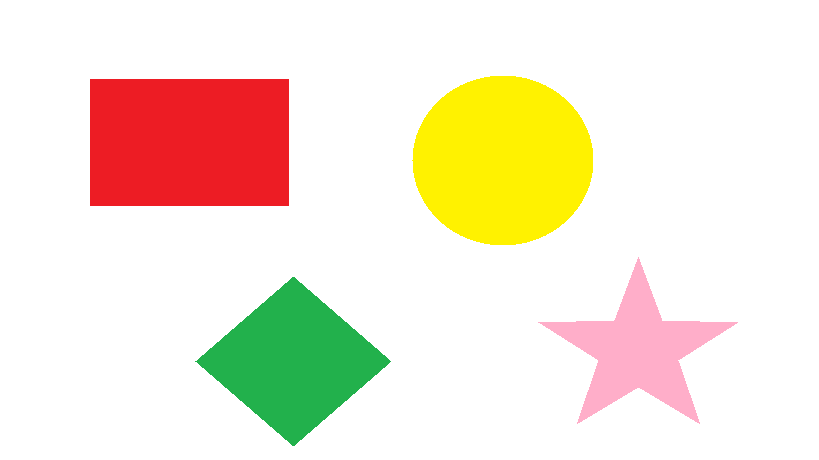
#> input picture shapes.png, 819 x 460 px
$ python shape_detection_using_opencv.py
#> lines starting #> are read from the running program, lines starting #| are printed output that depends on the picture; after the words box and inside, x2 and y2 are one past the last pixel; in counts of white or black regions, pixels touching at a corner belong together; long printed decimals are rounded
import cv2
import numpy as np

img = cv2.imread('shapes.png')
#> img is the input picture: shape (460, 819, 3); mean B, G, R 214.4, 233.1, 244
img_gray = cv2.cvtColor(img, cv2.COLOR_BGR2GRAY)
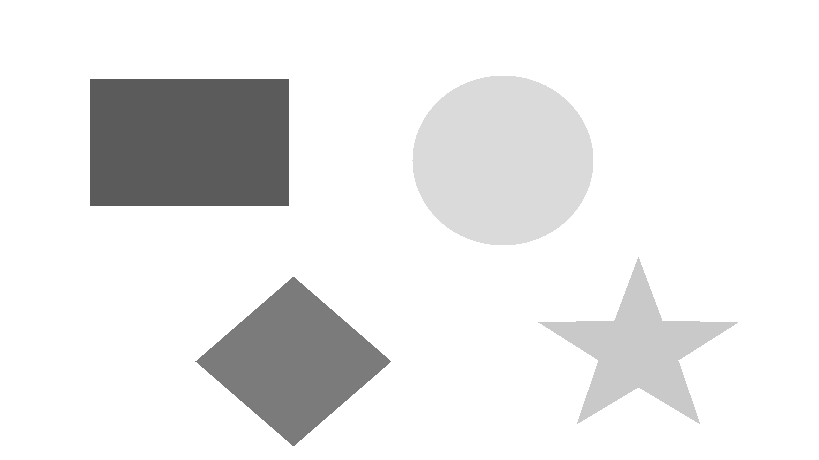
#> img_gray: shape (460, 819); min 91, max 255, mean 234.2
_, thresh = cv2.threshold(img_gray, 240, 255, cv2.THRESH_BINARY)
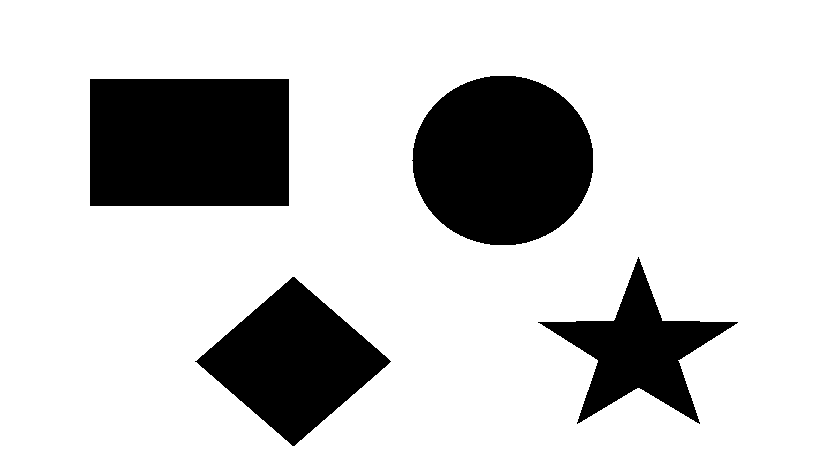
#> thresh: shape (460, 819); 79.5% white; 4 black regions
contours, _ = cv2.findContours(thresh, cv2.RETR_TREE, cv2.CHAIN_APPROX_NONE)
#> contours = 5 contours; box (x1, y1, x2, y2) and area: (0, 0, 819, 460) 375462, (89, 78, 290, 207) 25598, (411, 75, 594, 246) 24359, (194, 276, 392, 447) 16856, (537, 256, 739, 425) 11662

for contour in contours:
    approx = cv2.approxPolyDP(contour, epsilon=(0.01*cv2.arcLength(contour, closed=True)), closed=True)
    cv2.drawContours(img, [approx], 0, (0,0,0), 5)
    x = approx.ravel()[0]
    y = approx.ravel()[1]
    if len(approx)==3:
        cv2.putText(img, "Triangle", (x,y), cv2.FONT_HERSHEY_COMPLEX, 0.5, (0,0,0))
    elif len(approx)==4:
        x, y, w,h = cv2.boundingRect(approx)
        aspectRatio = float(w)/h
        print(aspectRatio)
        text = ""
        if aspectRatio >=0.95 and aspectRatio<=1.05:
            text = "Square"
        else: text = "Rectangle"
        cv2.putText(img, text, (x,y), cv2.FONT_HERSHEY_COMPLEX, 0.5, (0,0,0))
    elif len(approx)==5:
        cv2.putText(img, "Pentagon", (x,y), cv2.FONT_HERSHEY_COMPLEX, 0.5, (0,0,0))
    elif len(approx)==10:
        cv2.putText(img, "Star", (x,y), cv2.FONT_HERSHEY_COMPLEX, 0.5, (0,0,0))
    else:
        cv2.putText(img, "Circle", (x,y), cv2.FONT_HERSHEY_COMPLEX, 0.5, (0,0,0))
#> this loop made 5 passes
#> (approx, w, h, aspectRatio) on passes 1, 2, 4: ([[0, 0], [0, 459], [818, 459], [818, 0]], 819, 460, 1.78), ([[292, 276], [391, 361], [294, 446], [194, 361]], 198, 171, 1.16), ([[89, 79], [288, 78], [289, 205], [90, 206]], 201, 129, 1.56)
#| 1.780
#| 1.158
#| 1.558
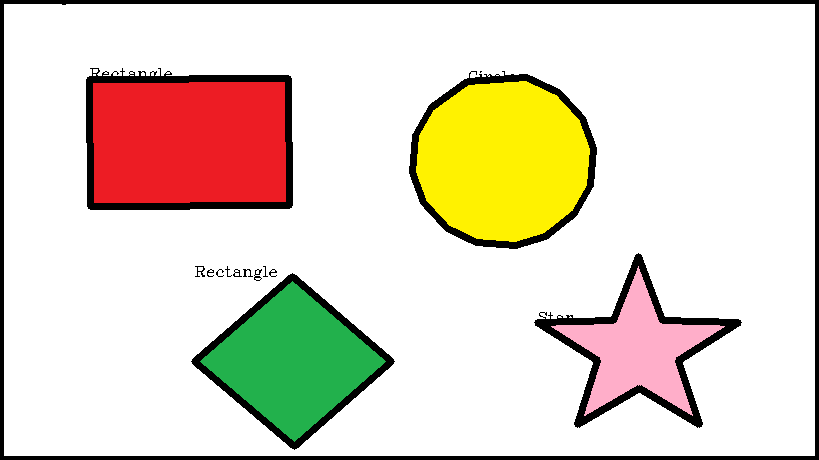
#> img: shape (460, 819, 3); 7.28% of pixels changed, all inside (x1, y1, x2, y2) = (0, 0, 819, 460)


cv2.imshow("shapes", img)
cv2.waitKey(0)
cv2.destroyAllWindows()
